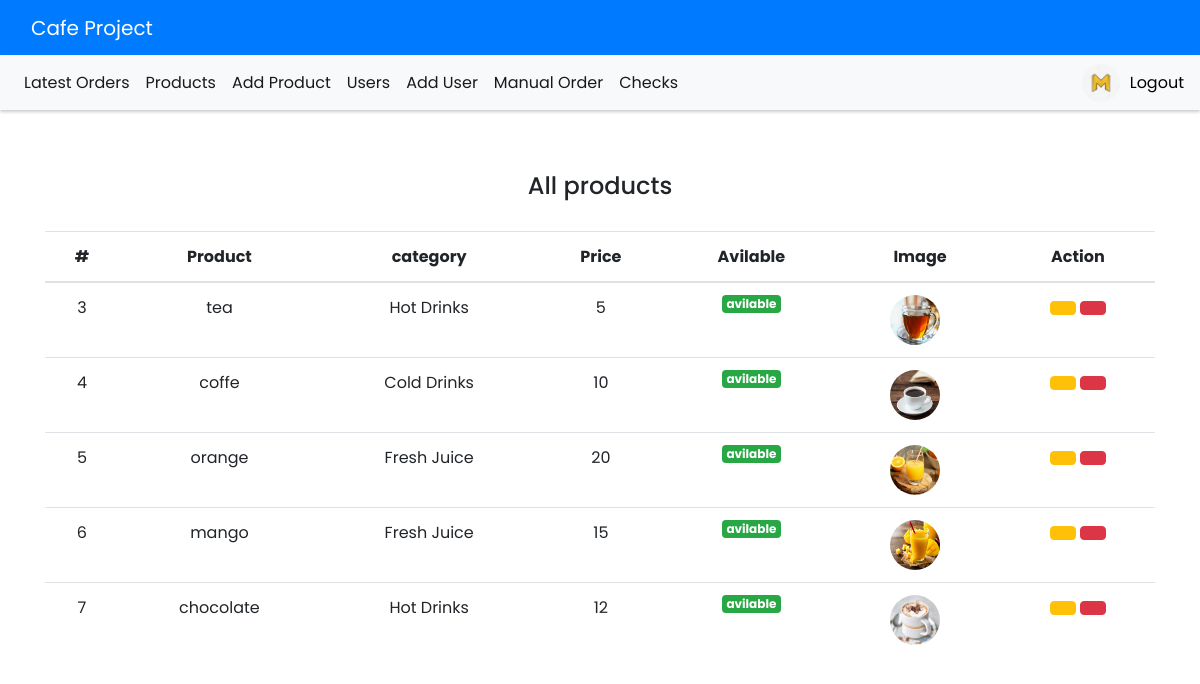
/Views/listProduct.php (signed in), run on the app's committed database.
### tables this page shows
CREATE TABLE `products` (
  `product_id` int(11) NOT NULL,
  `product_name` varchar(100) NOT NULL,
  `price` int(11) NOT NULL,
  `image` varchar(100) NOT NULL,
  `category` varchar(100) NOT NULL,
  `avilable` tinyint(1) NOT NULL DEFAULT 1
);

### Model/product.class.php (called while the page is built, shortened)
<?php
class product
{
    public function listAllProducts()
    {
        global $db;
        $result = mysqli_query($db,"select * from products");
        return $result;
    }
}
?>

### Views/listProduct.php (the view, shortened to what this page needs)
<html>
<head>
	<link href="../Public/css/loader.css" rel="stylesheet" />
</head>
<body onload="Loader()">
	<div id="main-div" style="display:none;">
		<?php
		include 'layout/adminHeader.php';
		require_once '..' . DIRECTORY_SEPARATOR . 'config.php';
		if ($db)
		{
			$prods = new product();
			$products=$prods->listAllProducts();
		?>
		<div>
            <br><h4 class="text-center">All products</h4>
        </div>
			<div class="container">
				<div class="wrap-table100">
					<div class="table100">
						<table class="table text-center">
							<thead>
								<tr class="table100-head">
									<th scope="col">#</th>
									<th scope="col">Product</th>
									<th scope="col">category</th>
									<th scope="col">Price</th>
									<th scope="col">Avilable</th>
									<th scope="col">Image</th>
									<th scope="col">Action</th>
								</tr>
							</thead>
							<tbody>
								<?php
								while ($row = mysqli_fetch_assoc($products))
								{
									$imageURL = '../uploads/' . $row['image'];
								?>
									<tr>
										<td scope="col"><?php echo $row['product_id']; ?></td>
										<td scope="col"><?php echo $row['product_name']; ?></td>
										<td scope="col"><?php echo $row['category']; ?></td>
										<td scope="col"><?php echo $row['price']; ?></td>
										<td scope="col"><?php if($row['avilable']=="1")
										echo '<span class="badge badge-success">avilable</span>';
										else
										echo '<span class="badge badge-danger">Not avilable</span>';
										?>
										</td>
										<td scope="col">
											<?php
											echo '
										<img class="product-image" id="image"src="' . $imageURL . '" alt="" />
										</td>'?>
										<td scope="col"><a class="btn btn-warning" href="./editProduct.php?id=<?php echo $row['product_id'] ?>" style="color:white"><i class="fa fa-cog"></i></a>
										<a class="btn btn-danger" href="../Controller/productController.php?delete=<?php echo $row['product_id'] ;?>"><i class="far fa-trash"></i></a></td>
									</tr>
								<?php
								}
							} ?>
							</tbody>
						</table>
						</div>
					</div>
				</div>
			</div>
	</body>
</html>

### Views/layout/adminHeader.php (shortened to what this page needs)
<link rel="stylesheet" href="https://stackpath.bootstrapcdn.com/bootstrap/4.4.1/css/bootstrap.min.css">
<link rel="stylesheet" href="../Public/css/style.css">
<link href="https://pro.fontawesome.com/releases/v5.10.0/css/all.css"rel="stylesheet"crossorigin="anonymous"integrity="sha384-AYmEC3Yw5cVb3ZcuHtOA93w35dYTsvhLPVnYs9eStHfGJvOvKxVfELGroGkvsg+p">
<nav class="navbar navbar-expand-lg navbar-dark bg-primary">
  <div class="container-fluid">
    <a class="navbar-brand" href="#"><i class="fad fa-mug"></i> Cafe Project</a>
  </div>
</nav>
<nav class="navbar navbar-expand-lg navbar-light bg-light navbarshadow" >
    <div class="collapse navbar-collapse" id="navbarSupportedContent">
        <ul class="navbar-nav mr-auto" >
            <li class="nav-item active" >
                <a class="nav-link" href="DisplayOrdersAdmin.php"><i class="far fa-clock"></i> Latest Orders <span class="sr-only">(current)</span></a>
            </li>
            <li class="nav-item active">
                <a class="nav-link" href="listProduct.php"><i class="far fa-mug"></i> Products</a>
            </li>
            <li class="nav-item active">
                <a class="nav-link" href="addProduct.php"><i class="far fa-plus"></i> Add Product</a>
            </li>
            <li class="nav-item active">
                <a class="nav-link" href="listUsers.php"><i class="far fa-user"></i> Users</a>
            </li>
            <li class="nav-item active">
                <a class="nav-link" href="addUser.php"><i class="far fa-user-plus"></i> Add User</a>
            </li>
            <li class="nav-item active">
                <a class="nav-link" href="addOrderManually.php"> <i class="far fa-check"></i> Manual Order</a>
            </li>
            <li class="nav-item active">
                <a class="nav-link" href="checks.php"><i class="far fa-list"></i> Checks</a>
            </li>
        </ul>
         <img src="../uploads/<?php echo $_SESSION['img'] ?>"style="width:38px;height:38px">
        <a  href="../Controller/authController.php?action=logout" style="text-decoration:none;color:black"><i class="far fa-sign-out"></i> Logout  </a>
    </div>
</nav>
<br>

### Public/css/style.css (style rules this page uses)
body { font-family:Poppins; }
nav.navbar { padding-bottom: 7px; font-family:Poppins; }
.navbarshadow { box-shadow: 0 2px 3px 0 rgba(0,0,0,.2); margin-bottom: 14px; }
.container { margin-top: 30px; }
img { width: 50px; height: 50px; border-radius: 50%; margin-right: 10px; cursor: pointer; }

### data on the page
products: product_id "3", product_name "tea", category "Hot Drinks", price "5", avilable "avilable", image (picture)
products: product_id "4", product_name "coffe", category "Cold Drinks", price "10", avilable "avilable", image (picture)
products: product_id "5", product_name "orange", category "Fresh Juice", price "20", avilable "avilable", image (picture)
products: product_id "6", product_name "mango", category "Fresh Juice", price "15", avilable "avilable", image (picture)
products: product_id "7", product_name "chocolate", category "Hot Drinks", price "12", avilable "avilable", image (picture)
